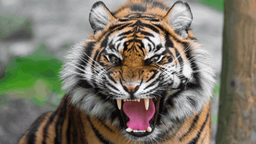
#> input picture tiger.png, 256 x 144 px, shrunk from 616 x 347 before the run
$ python Assignment_11.2.py
#> lines starting #> are read from the running program, lines starting #| are printed output that depends on the picture
# -*- coding: utf-8 -*-
"""
Created on Sun Jun 10 15:25:52 2018

@author: vamshi
"""
from skimage import io
from sklearn.cluster import KMeans
import numpy as np
import numpy as np
from sklearn import cluster, datasets
from scipy import misc

import scipy as sp
import matplotlib.pyplot as plt
from sklearn.cluster import KMeans

image = io.imread('tiger.png')
#> image is the input picture: shape (144, 256, 3); mean R, G, B 123.1, 118.4, 104.9
io.imshow(image)
io.show()

rows = image.shape[0]
#> rows = 144
cols = image.shape[1]
#> cols = 256

image = image.reshape(image.shape[0]*image.shape[1],3)
kmeans = KMeans(n_clusters = 128, n_init=10, max_iter=200)
kmeans.fit(image)

clusters = np.asarray(kmeans.cluster_centers_,dtype=np.uint8)
labels = np.asarray(kmeans.labels_,dtype=np.uint8 )
labels = labels.reshape(rows,cols);

np.save('codebook_tiger.npy',clusters)
io.imsave('compressed_tiger.png',labels);
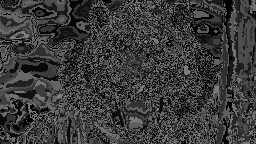
#> saved as compressed_tiger.png: shape (144, 256); min 0, max 127, mean 58.7
